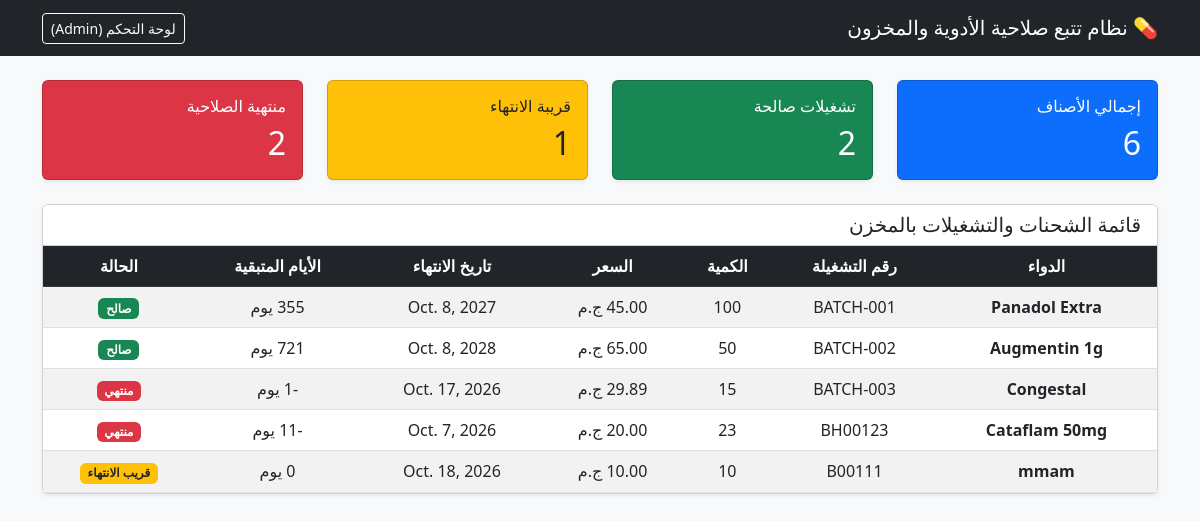
The page / on the database its author committed.
### inventory/models.py (models this page shows, shortened)
class StockBatch(models.Model):
    medicine = models.ForeignKey(Medicine, on_delete=models.CASCADE, related_name='batches', verbose_name="الدواء")
    batch_number = models.CharField(max_length=50, verbose_name="رقم التشغيلة")
    quantity = models.PositiveIntegerField(verbose_name="الكمية")
    unit_price = models.DecimalField(max_digits=10, decimal_places=2, verbose_name="سعر الوحدة")
    production_date = models.DateField(verbose_name="تاريخ الإنتاج")
    expiry_date = models.DateField(verbose_name="تاريخ انتهاء الصلاحية")
    @property
    def days_until_expiry(self):
        today = timezone.now().date()
        return (self.expiry_date - today).days
    @property
    def status(self):
        days = self.days_until_expiry
        if days < 0:
            return "EXPIRED"        # منتهي الصلاحية
        elif days <= 30:
            return "NEAR_EXPIRY"    # قريب الانتهاء
        return "FRESH"              # صالح

class Medicine(models.Model):
    name = models.CharField(max_length=200, verbose_name="اسم الدواء")
    scientific_name = models.CharField(max_length=200, blank=True, verbose_name="المادة الفعالة")
    barcode = models.CharField(max_length=100, unique=True, verbose_name="الباركود")

### inventory/views.py (the view)
# urls.py: path('', views.dashboard, name='dashboard'),
def dashboard(request):
    batches = StockBatch.objects.select_related('medicine').all()
    total_medicines = Medicine.objects.count()
    expired_count = sum(1 for b in batches if b.status == 'EXPIRED')
    near_expiry_count = sum(1 for b in batches if b.status == 'NEAR_EXPIRY')
    fresh_count = sum(1 for b in batches if b.status == 'FRESH')
    context = {
        'batches': batches,
        'total_medicines': total_medicines,
        'expired_count': expired_count,
        'near_expiry_count': near_expiry_count,
        'fresh_count': fresh_count,
    }
    return render(request, 'inventory/dashboard.html', context)

### inventory/templates/inventory/dashboard.html (shortened to what this page needs)
<!DOCTYPE html>
<html lang="ar" dir="rtl">
<head>
    <link rel="stylesheet" href="https://cdn.jsdelivr.net/npm/bootstrap@5.3.0/dist/css/bootstrap.rtl.min.css">
</head>
<body class="bg-light">
    <nav class="navbar navbar-dark bg-dark mb-4">
        <div class="container">
            <a class="navbar-brand font-weight-bold" href="#">💊 نظام تتبع صلاحية الأدوية والمخزون</a>
            <a href="/admin/" class="btn btn-outline-light btn-sm" target="_blank">لوحة التحكم (Admin)</a>
        </div>
    </nav>
    <div class="container">
        <div class="row mb-4">
            <div class="col-md-3">
                <div class="card text-white bg-primary shadow-sm">
                    <div class="card-body">
                        <h6 class="card-title">إجمالي الأصناف</h6>
                        <h2 class="card-text">{{ total_medicines }}</h2>
                    </div>
                </div>
            </div>
            <div class="col-md-3">
                <div class="card text-white bg-success shadow-sm">
                    <div class="card-body">
                        <h6 class="card-title">تشغيلات صالحة</h6>
                        <h2 class="card-text">{{ fresh_count }}</h2>
                    </div>
                </div>
            </div>
            <div class="col-md-3">
                <div class="card text-dark bg-warning shadow-sm">
                    <div class="card-body">
                        <h6 class="card-title">قريبة الانتهاء</h6>
                        <h2 class="card-text">{{ near_expiry_count }}</h2>
                    </div>
                </div>
            </div>
            <div class="col-md-3">
                <div class="card text-white bg-danger shadow-sm">
                    <div class="card-body">
                        <h6 class="card-title">منتهية الصلاحية</h6>
                        <h2 class="card-text">{{ expired_count }}</h2>
                    </div>
                </div>
            </div>
        </div>
        <div class="card shadow-sm">
            <div class="card-header bg-white">
                <h5 class="mb-0">قائمة الشحنات والتشغيلات بالمخزن</h5>
            </div>
            <div class="card-body p-0">
                <table class="table table-striped table-hover mb-0 text-center">
                    <thead class="table-dark">
                        <tr>
                            <th>الدواء</th>
                            <th>رقم التشغيلة</th>
                            <th>الكمية</th>
                            <th>السعر</th>
                            <th>تاريخ الانتهاء</th>
                            <th>الأيام المتبقية</th>
                            <th>الحالة</th>
                        </tr>
                    </thead>
                    <tbody>
                        {% for batch in batches %}
                        <tr>
                            <td><strong>{{ batch.medicine.name }}</strong></td>
                            <td>{{ batch.batch_number }}</td>
                            <td>{{ batch.quantity }}</td>
                            <td>{{ batch.unit_price }} ج.م</td>
                            <td>{{ batch.expiry_date }}</td>
                            <td>{{ batch.days_until_expiry }} يوم</td>
                            <td>
                                {% if batch.status == 'EXPIRED' %}
                                    <span class="badge bg-danger">منتهي</span>
                                {% elif batch.status == 'NEAR_EXPIRY' %}
                                    <span class="badge bg-warning text-dark">قريب الانتهاء</span>
                                {% else %}
                                    <span class="badge bg-success">صالح</span>
                                {% endif %}
                            </td>
                        </tr>
                        {% empty %}
                        <tr>
                            <td colspan="7" class="text-muted p-4">لا توجد بيانات حالياً.</td>
                        </tr>
                        {% endfor %}
                    </tbody>
                </table>
            </div>
        </div>
    </div>
</body>
</html>

### rows shown on the page
StockBatch: medicine.name "Panadol Extra", batch_number "BATCH-001", quantity "100", unit_price "45.00", expiry_date "Oct. 8, 2027", shows "صالح"
StockBatch: medicine.name "Augmentin 1g", batch_number "BATCH-002", quantity "50", unit_price "65.00", expiry_date "Oct. 8, 2028", shows "صالح"
StockBatch: medicine.name "Congestal", batch_number "BATCH-003", quantity "15", unit_price "29.89", expiry_date "Oct. 17, 2026", days_until_expiry "-1", shows "منتهي"
StockBatch: medicine.name "Cataflam 50mg", batch_number "BH00123", quantity "23", unit_price "20.00", expiry_date "Oct. 7, 2026", shows "منتهي"
StockBatch: medicine.name "mmam", batch_number "B00111", quantity "10", unit_price "10.00", expiry_date "Oct. 18, 2026", shows "قريب الانتهاء"

### other values the page prints
{{ total_medicines }} "6"
{{ fresh_count }} "2"
{{ near_expiry_count }} "1"
{{ expired_count }} "2"
